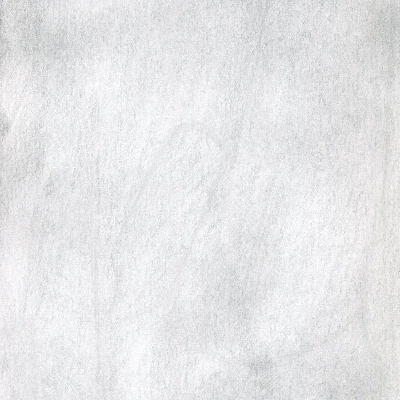
#> input picture canvas.jpg, 400 x 400 px
$ python filtro.py
#> lines starting #> are read from the running program, lines starting #| are printed output that depends on the picture
from PIL import Image
import cv2

file = input("Enter file name:")										# Recebe o nome do arquivo
#> the answer given: canvas.jpg
img = cv2.imread(file)
#> img is the input picture: shape (400, 400, 3); mean B, G, R 231.8, 230.4, 230.1

dimensions = img.shape													# Recebe as dimensões da imagem
#> dimensions = (400, 400, 3)

height = img.shape[0]
#> height = 400
width = img.shape[1]
#> width = 400
dsize = (width,height)													# Faz a janela ser do tamanho da imagem
#> dsize = (400, 400)

img_canvas = cv2.imread("canvas.jpg")
img_canvas1 = cv2.resize(img_canvas,dsize)
img2 = cv2.multiply(img, img_canvas1, scale=1/512)						# Coloca o fundo "canvas.jpg" na imagem
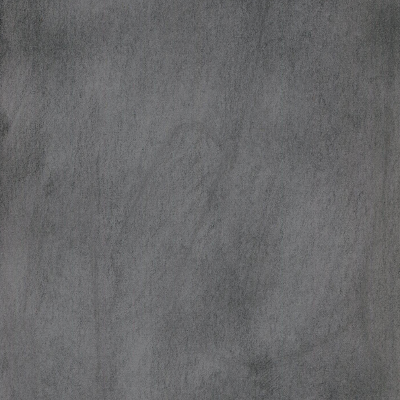
#> img2: shape (400, 400, 3); mean B, G, R 105.1, 103.8, 103.6
img_gray = cv2.cvtColor(img2, cv2.COLOR_BGR2GRAY)						# Transforma a imagem em escala de cinza
img_invert = 255-img_gray												# Inverte a imagem
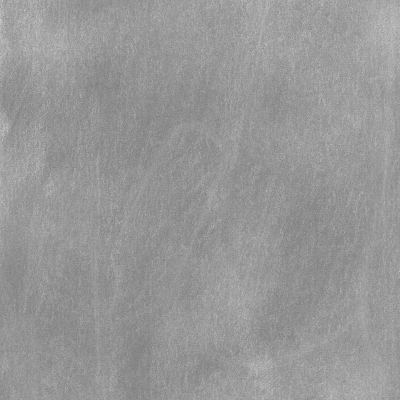
#> img_invert: shape (400, 400); min 128, max 212, mean 151.1
img_gauss = cv2.GaussianBlur(img_invert, (21, 21),sigmaX=0, sigmaY=0)	# Usa o blur gaussiano na imagem

def dodgeV2(x, y):
    return cv2.divide(x, 255 - y, scale=256)
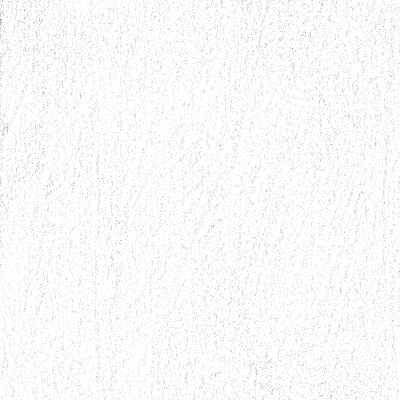
#> returned value: shape (400, 400); min 131, max 255, mean 249.5

final_img = dodgeV2(img_gray, img_gauss)								# Usa o dodging para misturar as imagens

cv2.imwrite(file + "_final.jpg", final_img)								# Salva a imagem criada

cv2.imshow('image',final_img)
cv2.waitKey(0)
